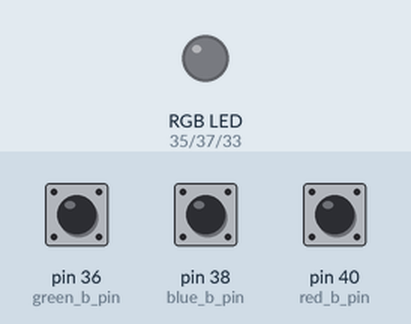
The program below on a simulated Raspberry Pi (header pin numbers). Shown: an RGB LED mixed from three pins (HIGH = lit). The test bench sets the inputs (shaded band); at power-on: pin 36 (green_b_pin) HIGH, pin 38 (blue_b_pin) HIGH, pin 40 (red_b_pin) HIGH. What the program prints to the terminal is not drawn.

Above: at 1.2 s.
1.3 s: pin 36 (green_b_pin) pulled LOW for 0.15 s
At 1.8 s:
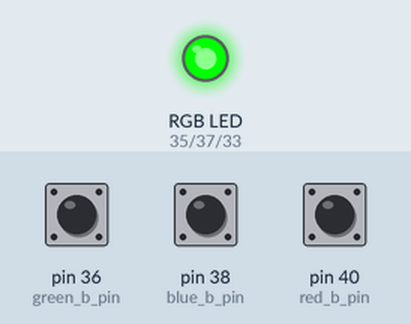
2.9 s: pin 38 (blue_b_pin) pulled LOW for 0.15 s
At 4.1 s:
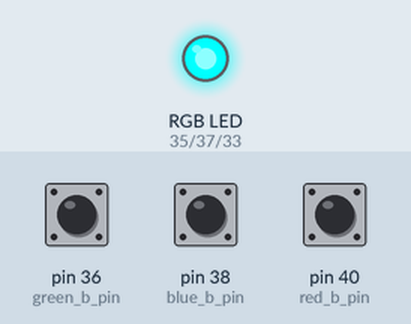
4.5 s: pin 40 (red_b_pin) pulled LOW for 0.15 s
At 5.4 s:
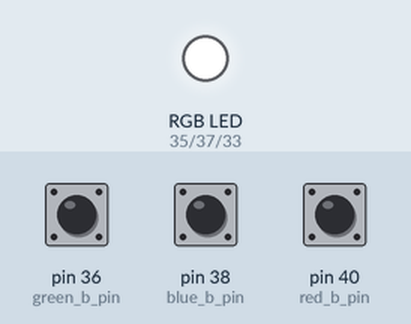
6.1 s: pin 36 (green_b_pin) pulled LOW for 1 s
At 6.6 s:
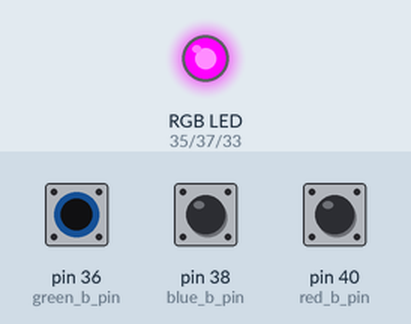
8.6 s: pin 38 (blue_b_pin) pulled LOW for 1 s
At 9.7 s:
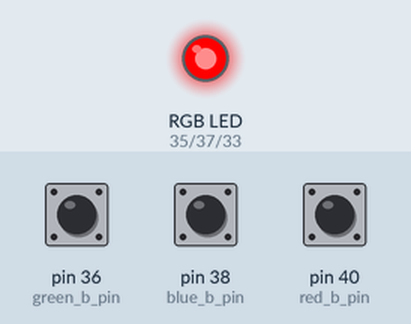
11.1 s: pin 36 (green_b_pin) pulled LOW for 0.15 s
At 11.6 s:
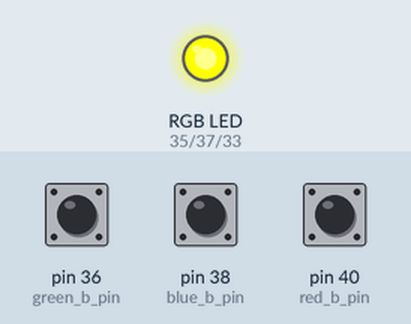
Timing chart, 0 to 13.7 s (numbered marks = the images above; inputs shaded):
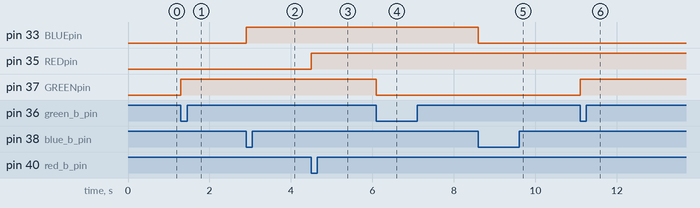

The program:

08_RGB.py
```python
import RPi.GPIO as GPIO
from time import sleep

GPIO.setmode(GPIO.BOARD)

REDpin = 35
GREENpin = 37
BLUEpin = 33

GPIO.setup(REDpin, GPIO.OUT)
GPIO.setup(GREENpin, GPIO.OUT)
GPIO.setup(BLUEpin, GPIO.OUT)

red_b_pin = 40
green_b_pin = 36
blue_b_pin = 38

GPIO.setup(red_b_pin,GPIO.IN, pull_up_down = GPIO.PUD_UP)
GPIO.setup(green_b_pin,GPIO.IN, pull_up_down = GPIO.PUD_UP)
GPIO.setup(blue_b_pin,GPIO.IN, pull_up_down = GPIO.PUD_UP)

red_b_status = 1
green_b_status = 1
blue_b_status = 1

red_b_old_status = 1
green_b_old_status = 1
blue_b_old_status = 1

greenled = 0
redled = 0
blueled = 0

try:
    while True:
        red_b_status = GPIO.input(red_b_pin)
        blue_b_status = GPIO.input(blue_b_pin)
        green_b_status = GPIO.input(green_b_pin)

        print(red_b_status, blue_b_status, green_b_status)

        if((red_b_old_status == 1) and (red_b_status == 0)):
            if redled == 0:
                redled = 1
            else:
                redled = 0

        if((green_b_old_status == 1) and (green_b_status == 0)):
            if greenled == 0:
                greenled = 1
            else:
                greenled = 0

        if((blue_b_old_status == 1) and (blue_b_status == 0)):
            if blueled == 0:
                blueled = 1
            else:
                blueled = 0

        GPIO.output(REDpin,redled)
        GPIO.output(GREENpin,greenled)
        GPIO.output(BLUEpin,blueled)


        red_b_old_status = red_b_status
        green_b_old_status = green_b_status
        blue_b_old_status = blue_b_status

except KeyboardInterrupt:
	GPIO.cleanup()
	print("GPIO is good to go")
```

Measured:
- after the input at 1.3 s, pin 37 (GREENpin): LOW → HIGH at once
- after the input at 2.9 s, pin 33 (BLUEpin): LOW → HIGH at once
- after the input at 4.5 s, pin 35 (REDpin): LOW → HIGH at once
- after the input at 6.1 s, pin 37 (GREENpin): HIGH → LOW at once
- after the input at 8.6 s, pin 33 (BLUEpin): HIGH → LOW at once
- after the input at 11.1 s, pin 37 (GREENpin): LOW → HIGH at once
